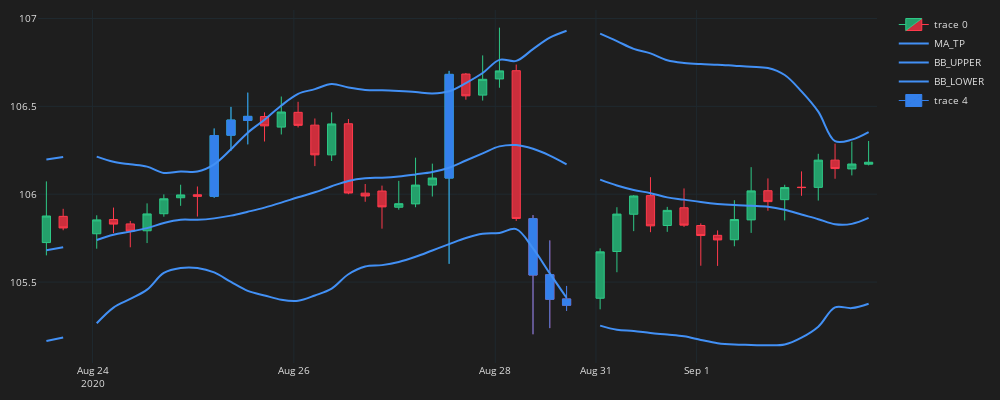

The code cell stored with this chart in its notebook:
### Code cell
df_plot = df.iloc[1000:1050]
plot_candles(df_plot)
